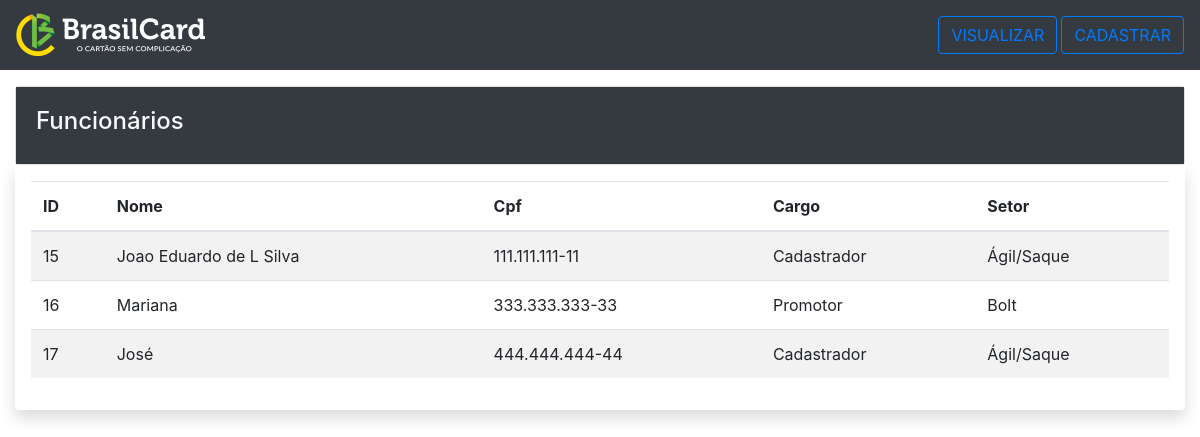
The page /visualizar.php on the database its author committed.
### tables this page shows
CREATE TABLE IF NOT EXISTS `funcionarios` (
  `idFuncionarios` int(11) unsigned NOT NULL AUTO_INCREMENT,
  `nome` varchar(60) NOT NULL,
  `cpf` varchar(14) NOT NULL,
  `rg` varchar(20) NOT NULL,
  `pispasep` varchar(20) NOT NULL,
  `dataNasc` date NOT NULL,
  `cep` varchar(9) NOT NULL,
  `cidade` varchar(40) NOT NULL,
  `estado` varchar(25) NOT NULL,
  `rua` varchar(40) NOT NULL,
  `numero` int(11) NOT NULL,
  `bairro` varchar(30) NOT NULL,
  `complemento` varchar(30) NOT NULL,
  `email` varchar(30) NOT NULL,
  `telefone1` varchar(14) NOT NULL,
  `telefone2` varchar(14) NOT NULL,
  `escolaridade` varchar(30) NOT NULL,
  `instEnsino` varchar(60) NOT NULL,
  `cargo` varchar(20) NOT NULL,
  `setor` varchar(20) NOT NULL,
  `salario` int(11) NOT NULL,
  PRIMARY KEY (`idFuncionarios`)
);

### visualizar.php (the view, shortened to what this page needs)
<!doctype html>
<html lang="pt-br">
<head>
    <link rel="stylesheet" href="https://cdn.jsdelivr.net/npm/bootstrap@4.5.3/dist/css/bootstrap.min.css">
</head>
<body>
    <nav class="navbar navbar-light bg-dark">
        <a class="navbar-brand" href="#">
            <img src="assets/img/logo.png" width="190" height="44" class="d-inline-block align-top" alt="" loading="lazy">
        </a>
        <div class="form-inline">
            <a class="btn btn-outline-primary my-2 my-sm-0" href="visualizar.php">VISUALIZAR</a>
            <a class="btn btn-outline-primary my-2 ml-1 my-sm-0" href="index.php">CADASTRAR</a>
        </div>
    </nav>
    <div id="tabela">
        <div class="col-md-12 order-md-1">
            <div class="card mt-3">
                <div class="card-body bg-dark">
                    <h4 class="text-light">Funcionários</h4>
                </div>
            </div>
            <div class="card-body shadow p-3 mb-5 bg-white rounded"">
        <table class=" table table-striped">
                <thead>
                    <tr>
                        <th scope="col">ID</th>
                        <th scope="col">Nome</th>
                        <th scope="col">Cpf</th>
                        <th scope="col">Cargo</th>
                        <th scope="col">Setor</th>
                    </tr>
                </thead>
                <tbody>
                    <?php
                    require "conecta.php";
                    $select = $pdo->query("SELECT * FROM funcionarios");
                    $result = $select->fetchAll();
                    foreach ($result as $row) {
                        echo '<td>' . $row['idFuncionarios'] . '</td>
                        <td>' . $row['nome'] . '</td>
                        <td>' . $row['cpf'] . '</td>
                        <td>' . $row['cargo'] . '</td>
                        <td>' . $row['setor'] . '</td>
                        </tr>';
                    }
                    ?>
                </tbody>
                </table>
            </div>
        </div>
</body>
</html>

### rows shown on the page
funcionarios: idFuncionarios "15", nome "Joao Eduardo de L Silva", cpf "111.111.111-11", cargo "Cadastrador", setor "Ágil/Saque"
funcionarios: idFuncionarios "16", nome "Mariana", cpf "333.333.333-33", cargo "Promotor", setor "Bolt"
funcionarios: idFuncionarios "17", nome "José", cpf "444.444.444-44", cargo "Cadastrador", setor "Ágil/Saque"
